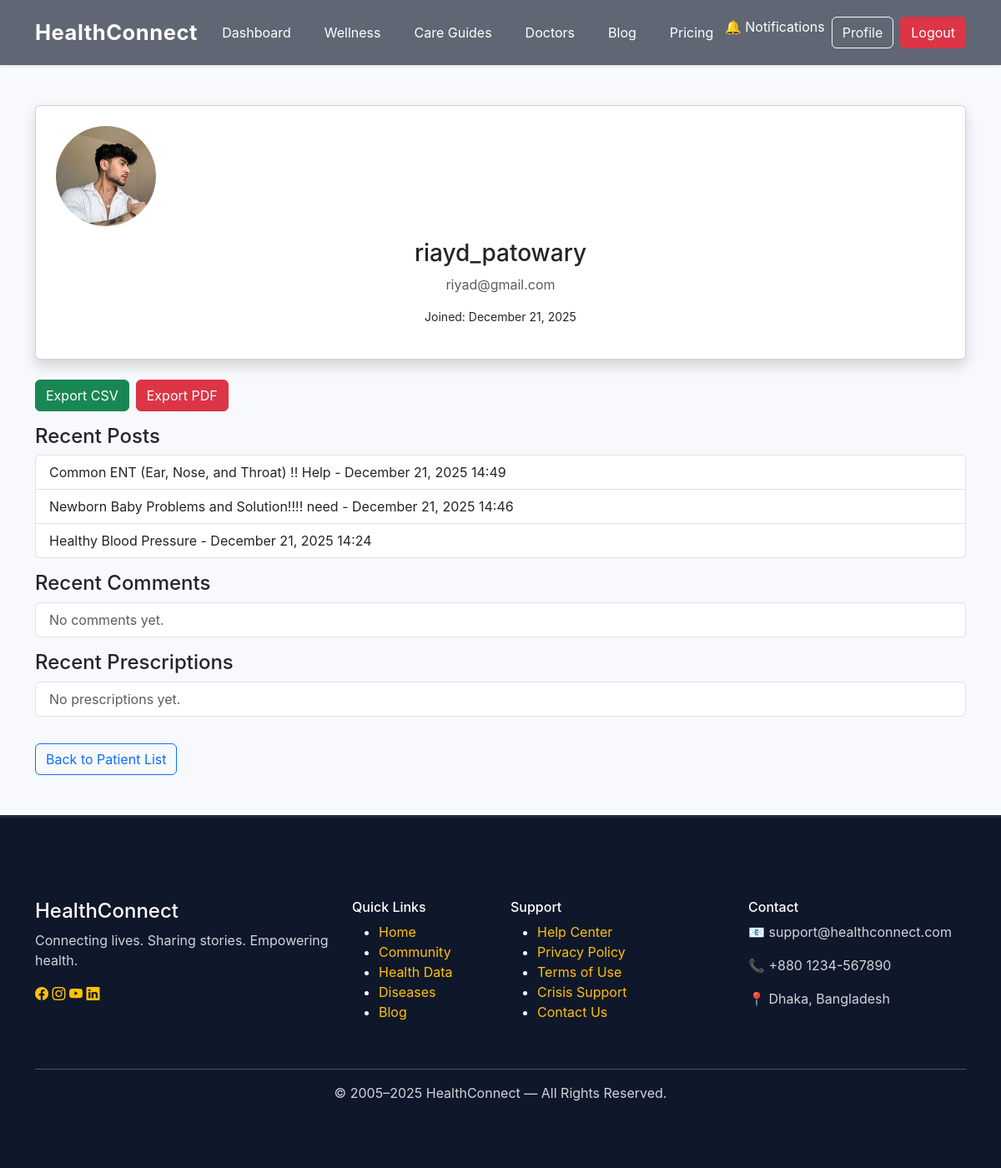
Screenshot of /accounts/patients/5/ (signed in) with the database file from the repository.
### accounts/models.py (models this page shows, shortened)
class CustomUser(AbstractUser):
    role = models.CharField(
        max_length=20,
        choices=ROLE_CHOICES,
        default="patient"
    )
    doctor_license = models.CharField(
        max_length=50,
        blank=True,
        null=True
    )
    specialization = models.ManyToManyField(
        "Specialization",
        blank=True,
        help_text="Only for doctors"
    )
    hospital_name = models.CharField(
        max_length=150,
        blank=True,
        null=True
    )
    profile_pic = models.ImageField(
        upload_to="profiles/",
        blank=True,
        null=True
    )
    token_id = models.CharField(
        max_length=12,   # Adjust for future growth
        unique=True,
        blank=True,
        editable=False
    )

### blog/models.py (models this page shows, shortened)
class BlogPost(models.Model):
    author = models.ForeignKey(
        settings.AUTH_USER_MODEL,
        on_delete=models.CASCADE,
        related_name="posts"
    )
    title = models.CharField(max_length=200)
    content = RichTextField()
    description = models.TextField(blank=True, null=True)
    photo = models.ImageField(upload_to="blog_photos/", blank=True, null=True)
    category = models.ManyToManyField(Category)
    urgency_level = models.CharField(
        max_length=10,
        choices=URGENCY_CHOICES,
        default='medium'
    )
    created_at = models.DateTimeField(auto_now_add=True)

### accounts/views.py (the view)
# urls.py: path('patients/<int:patient_id>/', views.view_patient, name='view_patient'),
@login_required
def view_patient(request, patient_id):
    if request.user.role != 'doctor':
        return HttpResponseForbidden("Not authorized")
    patient = get_object_or_404(CustomUser, id=patient_id, role='patient')
    recent_posts = patient.posts.all().order_by('-created_at') if hasattr(patient, 'posts') else []
    recent_comments = patient.comments.all().order_by('-created_at') if hasattr(patient, 'comments') else []
    recent_prescriptions = patient.prescriptions.all().order_by('-created_at') if hasattr(patient, 'prescriptions') else []
    context = {
        'patient': patient,
        'recent_posts': recent_posts,
        'recent_comments': recent_comments,
        'recent_prescriptions': recent_prescriptions,
    }
    return render(request, 'accounts/view_patient.html', context)

### blog/context_processors.py (called while the page is built)
def unread_notifications(request):
    if request.user.is_authenticated:
        return {
            "unread_count": request.user.notifications.filter(is_read=False).count()
        }
    return {"unread_count": 0}

### accounts/templates/accounts/view_patient.html
{% extends "base.html" %}
{% load static %}
{% block content %}
<div class="container py-5">
    <div class="card shadow p-4 mb-4 text-center">
        <img src="{% if patient.profile_pic %}{{ patient.profile_pic.url }}{% else %}{% static 'images/avatar.png' %}{% endif %}"
             width="120" height="120" class="rounded-circle mb-3" style="object-fit: cover;">
        <h3>{{ patient.username }}</h3>
        <p class="text-muted">{{ patient.email }}</p>
        <p class="small">Joined: {{ patient.date_joined|date:"F j, Y" }}</p>
    </div>
    <div class="d-flex gap-2 mb-3">
        <a href="{% url 'export_patient_csv' patient.id %}" class="btn btn-success">Export CSV</a>
        <a href="{% url 'export_patient_pdf' patient.id %}" class="btn btn-danger">Export PDF</a>
    </div>
    <h4>Recent Posts</h4>
    <ul class="list-group mb-3">
        {% for post in recent_posts %}
        <li class="list-group-item">{{ post.title }} - {{ post.created_at|date:"F j, Y H:i" }}</li>
        {% empty %}
        <li class="list-group-item text-muted">No posts yet.</li>
        {% endfor %}
    </ul>
    <h4>Recent Comments</h4>
    <ul class="list-group mb-3">
        {% for comment in recent_comments %}
        <li class="list-group-item">{{ comment.comment_text }} - <small>{{ comment.created_at|date:"F j, Y H:i" }}</small></li>
        {% empty %}
        <li class="list-group-item text-muted">No comments yet.</li>
        {% endfor %}
    </ul>
    <h4>Recent Prescriptions</h4>
    <ul class="list-group mb-3">
        {% for pres in recent_prescriptions %}
        <li class="list-group-item">{{ pres.diagnosis }} - <small>{{ pres.created_at|date:"F j, Y H:i" }}</small></li>
        {% empty %}
        <li class="list-group-item text-muted">No prescriptions yet.</li>
        {% endfor %}
    </ul>
    <a href="{% url 'doctor_dashboard' %}" class="btn btn-outline-primary mt-3">Back to Patient List</a>
</div>
{% endblock %}

### static/css/style.css (style rules this page uses)
body { font-family: 'Inter', sans-serif; background: #f8f9fc; margin: 0; padding: 0; }
* { transition: 0.3s ease; }

### rows the page displays
CustomUser: profile_pic (picture), username "riayd_patowary", email "riyad@gmail.com", date_joined "December 21, 2025"
BlogPost: title "Common ENT (Ear, Nose, and Throat) !! Help", created_at "December 21, 2025 14:49"
BlogPost: title "Newborn Baby Problems and Solution!!!! need", created_at "December 21, 2025 14:46"
BlogPost: title "Healthy Blood Pressure", created_at "December 21, 2025 14:24"
